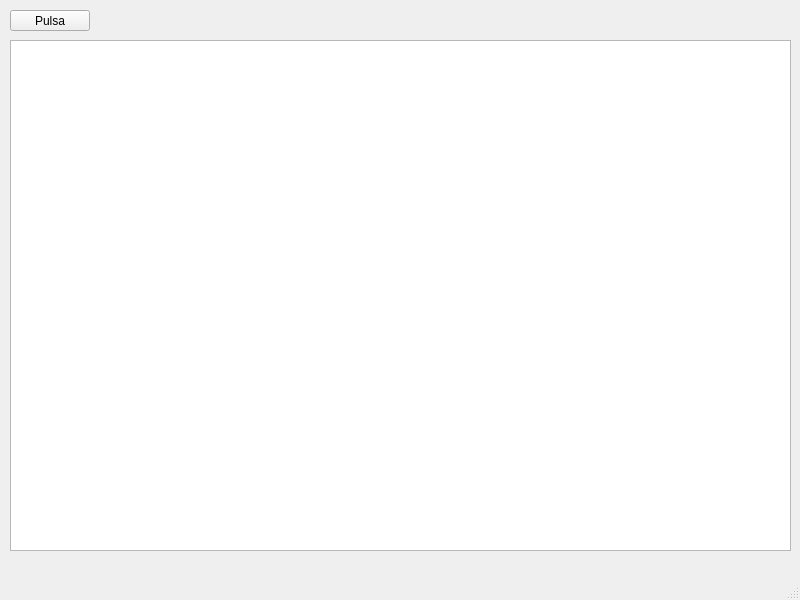
<?xml version="1.0" encoding="UTF-8"?>
<ui version="4.0">
 <class>MainWindow</class>
 <widget class="QMainWindow" name="MainWindow">
  <property name="geometry">
   <rect>
    <x>0</x>
    <y>0</y>
    <width>800</width>
    <height>600</height>
   </rect>
  </property>
  <property name="windowTitle">
   <string>MainWindow</string>
  </property>
  <widget class="QWidget" name="centralwidget">
   <widget class="QPushButton" name="pushButton">
    <property name="geometry">
     <rect>
      <x>10</x>
      <y>10</y>
      <width>80</width>
      <height>21</height>
     </rect>
    </property>
    <property name="text">
     <string>Pulsa</string>
    </property>
   </widget>
   <widget class="QListWidget" name="listWidget">
    <property name="geometry">
     <rect>
      <x>10</x>
      <y>40</y>
      <width>781</width>
      <height>511</height>
     </rect>
    </property>
   </widget>
  </widget>
  <widget class="QMenuBar" name="menubar">
   <property name="geometry">
    <rect>
     <x>0</x>
     <y>0</y>
     <width>800</width>
     <height>20</height>
    </rect>
   </property>
  </widget>
  <widget class="QStatusBar" name="statusbar"/>
 </widget>
 <resources/>
 <connections/>
</ui>
